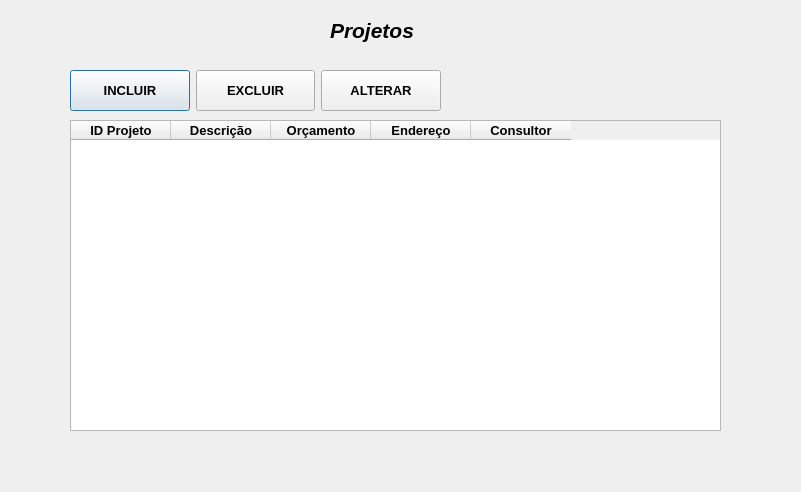
<?xml version="1.0" encoding="UTF-8"?>
<ui version="4.0">
 <class>TelaProjeto</class>
 <widget class="QDialog" name="TelaProjeto">
  <property name="geometry">
   <rect>
    <x>0</x>
    <y>0</y>
    <width>801</width>
    <height>492</height>
   </rect>
  </property>
  <property name="windowTitle">
   <string>Dialog</string>
  </property>
  <widget class="QLabel" name="labelProjeto">
   <property name="geometry">
    <rect>
     <x>330</x>
     <y>10</y>
     <width>111</width>
     <height>41</height>
    </rect>
   </property>
   <property name="text">
    <string>&lt;html&gt;&lt;head/&gt;&lt;body&gt;&lt;p&gt;&lt;span style=&quot; font-size:16pt; font-weight:700; font-style:italic;&quot;&gt;Projetos&lt;/span&gt;&lt;/p&gt;&lt;/body&gt;&lt;/html&gt;</string>
   </property>
  </widget>
  <widget class="QTableWidget" name="tableWidgetProjeto">
   <property name="geometry">
    <rect>
     <x>70</x>
     <y>120</y>
     <width>651</width>
     <height>311</height>
    </rect>
   </property>
   <property name="font">
    <font>
     <pointsize>10</pointsize>
     <bold>true</bold>
    </font>
   </property>
   <column>
    <property name="text">
     <string>ID Projeto</string>
    </property>
   </column>
   <column>
    <property name="text">
     <string>Descrição</string>
    </property>
   </column>
   <column>
    <property name="text">
     <string>Orçamento</string>
    </property>
   </column>
   <column>
    <property name="text">
     <string>Endereço</string>
    </property>
   </column>
   <column>
    <property name="text">
     <string>Consultor</string>
    </property>
   </column>
  </widget>
  <widget class="QWidget" name="layoutWidget">
   <property name="geometry">
    <rect>
     <x>70</x>
     <y>70</y>
     <width>371</width>
     <height>41</height>
    </rect>
   </property>
   <property name="sizePolicy">
    <sizepolicy hsizetype="Preferred" vsizetype="Preferred">
     <horstretch>0</horstretch>
     <verstretch>0</verstretch>
    </sizepolicy>
   </property>
   <property name="font">
    <font>
     <pointsize>10</pointsize>
     <bold>true</bold>
    </font>
   </property>
   <layout class="QHBoxLayout" name="horizontalLayout">
    <item>
     <widget class="QPushButton" name="pushButtonIncluir">
      <property name="sizePolicy">
       <sizepolicy hsizetype="Minimum" vsizetype="Preferred">
        <horstretch>0</horstretch>
        <verstretch>0</verstretch>
       </sizepolicy>
      </property>
      <property name="font">
       <font>
        <pointsize>10</pointsize>
        <bold>true</bold>
       </font>
      </property>
      <property name="text">
       <string>INCLUIR</string>
      </property>
      <property name="icon">
       <iconset resource="ArquivoDeRecursos.qrc">
        <normaloff>:/imgs/imagens/incluir.jpg</normaloff>:/imgs/imagens/incluir.jpg</iconset>
      </property>
      <property name="iconSize">
       <size>
        <width>23</width>
        <height>23</height>
       </size>
      </property>
     </widget>
    </item>
    <item>
     <widget class="QPushButton" name="pushButtonExcluir">
      <property name="sizePolicy">
       <sizepolicy hsizetype="Minimum" vsizetype="Preferred">
        <horstretch>0</horstretch>
        <verstretch>0</verstretch>
       </sizepolicy>
      </property>
      <property name="font">
       <font>
        <pointsize>10</pointsize>
        <bold>true</bold>
       </font>
      </property>
      <property name="text">
       <string>EXCLUIR</string>
      </property>
      <property name="icon">
       <iconset resource="ArquivoDeRecursos.qrc">
        <normaloff>:/imgs/imagens/lixeira.png</normaloff>:/imgs/imagens/lixeira.png</iconset>
      </property>
      <property name="iconSize">
       <size>
        <width>30</width>
        <height>30</height>
       </size>
      </property>
     </widget>
    </item>
    <item>
     <widget class="QPushButton" name="pushButtonAlterar">
      <property name="sizePolicy">
       <sizepolicy hsizetype="Minimum" vsizetype="Preferred">
        <horstretch>0</horstretch>
        <verstretch>0</verstretch>
       </sizepolicy>
      </property>
      <property name="font">
       <font>
        <pointsize>10</pointsize>
        <bold>true</bold>
       </font>
      </property>
      <property name="text">
       <string>ALTERAR</string>
      </property>
      <property name="icon">
       <iconset resource="ArquivoDeRecursos.qrc">
        <normaloff>:/imgs/imagens/alterar.png</normaloff>:/imgs/imagens/alterar.png</iconset>
      </property>
      <property name="iconSize">
       <size>
        <width>25</width>
        <height>25</height>
       </size>
      </property>
     </widget>
    </item>
   </layout>
  </widget>
 </widget>
 <resources>
  <include location="ArquivoDeRecursos.qrc"/>
 </resources>
 <connections/>
</ui>
